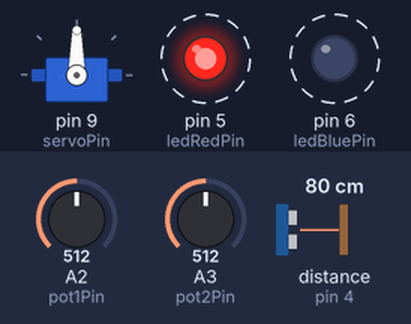
Recording of a sketch running on a simulated Arduino Uno, built with avr-gcc and run on an emulated ATmega328P. Parts: servo, output pins drawn as LEDs (lit = HIGH). Wiring (inferred from the names in the program): ultrasonic range finder: trigger pin 2; echo pin 4. Dashed ring = blinking. Inputs (shaded band) come from the test bench; at power-on: A3 (pot2Pin) = 512, distance to the obstacle (sensor on pin 4) 80 cm, A2 (pot1Pin) = 512. The echo pulse lasts 58.3 µs per cm; pins used as bus, display or sensor lines are not drawn.

Above: at 1.2 s.
1.3 s: A3 (pot2Pin) set to 716
At 1.53 s:
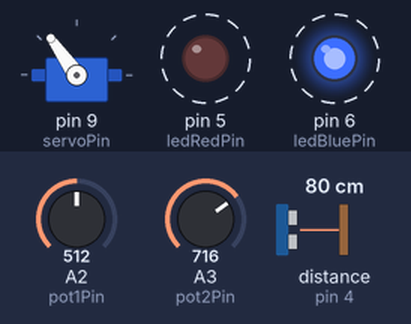
4.3 s: distance to the obstacle (sensor on pin 4) set to 69 cm
7.3 s: distance to the obstacle (sensor on pin 4) set to 63 cm
At 7.72 s:
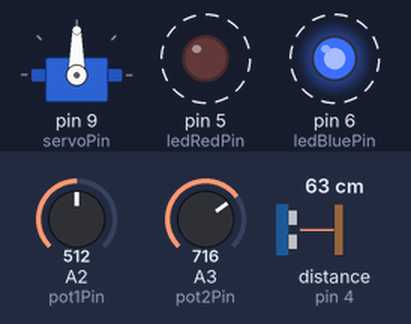
10.3 s: A2 (pot1Pin) set to 306
At 10.46 s:
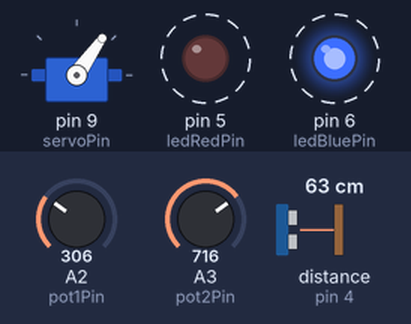
13.3 s: distance to the obstacle (sensor on pin 4) set to 9 cm
At 14.1 s:
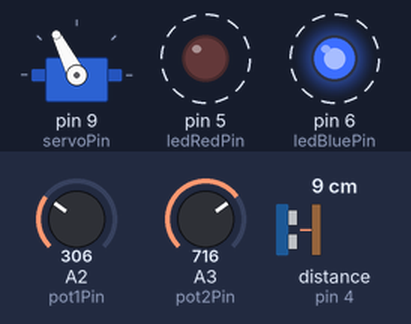
16.3 s: A3 (pot2Pin) set to 900
At 17.4 s:
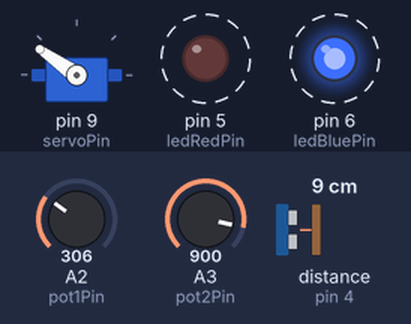
Timing chart, 0 to 20.3 s (numbered marks = the images above; inputs shaded):
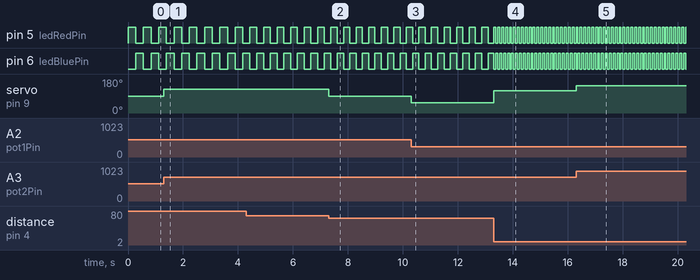

Measured:
- the behaviour switches between 66 and 65 cm on distance to the obstacle (sensor on pin 4) (found by bisection; images 1 and 2)
- after the input at 1.3 s, servo on pin 9 (servoPin): 90° → 125° at once
- after the input at 7.3 s, servo on pin 9 (servoPin): 125° → 90° at once
- after the input at 10.3 s, servo on pin 9 (servoPin): 90° → 55° at once
- after the input at 13.3 s, pin 5 (ledRedPin), pin 6 (ledBluePin): alternates HIGH for 0.07 s and LOW for 0.07 s, starting after 0.08 s; servo on pin 9 (servoPin): 55° → 117° at once
- after the input at 16.3 s, servo on pin 9 (servoPin): 117° → 145° at once
- by itself, pin 5 (ledRedPin), pin 6 (ledBluePin): alternates HIGH for 0.23 s and LOW for 0.23 s

The sketch:

kyklos-painter.ino
```cpp
#include <Servo.h>

const int pot1Pin = 2;    // 10kΩ pot for maximum angle
const int pot2Pin = 3;    // 10kΩ pot for minimum angle
const int servoPin = 9;   // servo motor
const int trigPin = 2;    // ultrasonic sensor trigger
const int echoPin = 4;    // ultrasonic sensor echo
const int ledRedPin = 5;  // red LED
const int ledBluePin = 6; // blue LED

const int maxCm = 50;     // ultrasonic sensor maximum distance
const int ledCycle = 100; // duration of red/blue LED cycle
                          // FIXME? timing is not constant for some reason :3

Servo servo;

long cm = 0;
int ledCounter = 0;

void setup() {
  Serial.begin(9600);
  servo.attach(servoPin);
  pinMode(trigPin, OUTPUT);
  pinMode(echoPin, INPUT);
  pinMode(ledRedPin, OUTPUT);
  pinMode(ledBluePin, OUTPUT);
}

void loop() {
  digitalWrite(trigPin, LOW);
  delayMicroseconds(2);
  digitalWrite(trigPin, HIGH);
  delayMicroseconds(10);
  digitalWrite(trigPin, LOW);

  long durationUs = pulseIn(echoPin, HIGH);
  long newCm = durationUs / 74;
  if(newCm <= maxCm) {
    cm = newCm;
  }

  if(cm > maxCm) {
    cm = maxCm;
  }

  int maxVal = analogRead(pot1Pin);
  int minVal = analogRead(pot2Pin);
  int angle = (((long) cm * (maxVal - minVal) * 180) / 50 + ((long) minVal) * 180) / 1023;

  //Serial.print(minVal);
  //Serial.print(" ");
  //Serial.print(maxVal);
  //Serial.print(" ");
  //Serial.print(angle);
  //Serial.print(cm);
  //Serial.println(" ");

  servo.write(angle);

  bool cycle0 = ledCounter < ledCycle / 2;
  digitalWrite(ledRedPin, cycle0 ? HIGH : LOW);
  digitalWrite(ledBluePin, cycle0 ? LOW : HIGH);
  ledCounter++;
  if(ledCounter >= ledCycle) {
    ledCounter = 0;
  }
}
```
